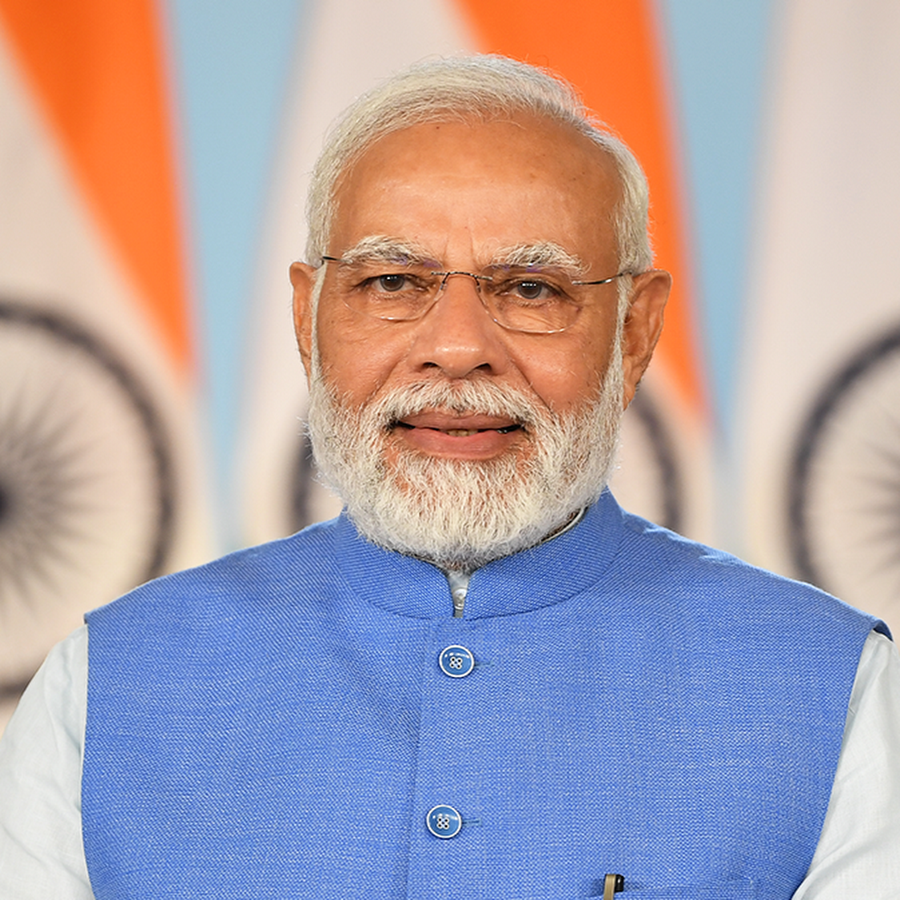
#> input picture image_processing/modi.jpg, 900 x 900 px, found by its file name
$ python EXP11.py
#> lines starting #> are read from the running program, lines starting #| are printed output that depends on the picture; after the words box and inside, x2 and y2 are one past the last pixel; in counts of white or black regions, pixels touching at a corner belong together
import cv2
import numpy as np
import sys

# 1. Load the image and convert to binary
# Using the absolute path to prevent the !ssize.empty() error
img_path = r"C:\IP\24UADS1014-CHANDRAKANT-IMAGE-PROCESSING-2026-main\image_processing\modi.jpg"
img = cv2.imread(img_path, 0)
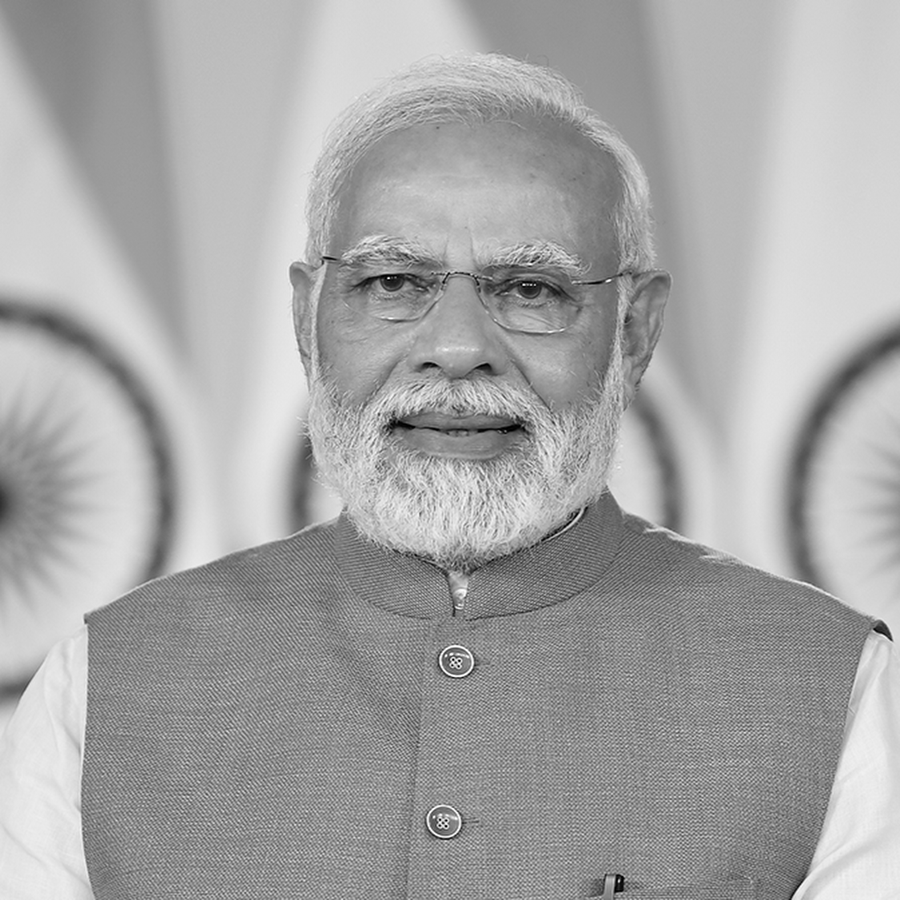
#> img: shape (900, 900); min 0, max 255, mean 166.6

if img is None:
    print(f"Error: Could not load {img_path}")
    sys.exit()

# Convert to Binary (Black & White)
_, binary = cv2.threshold(img, 127, 255, cv2.THRESH_BINARY)
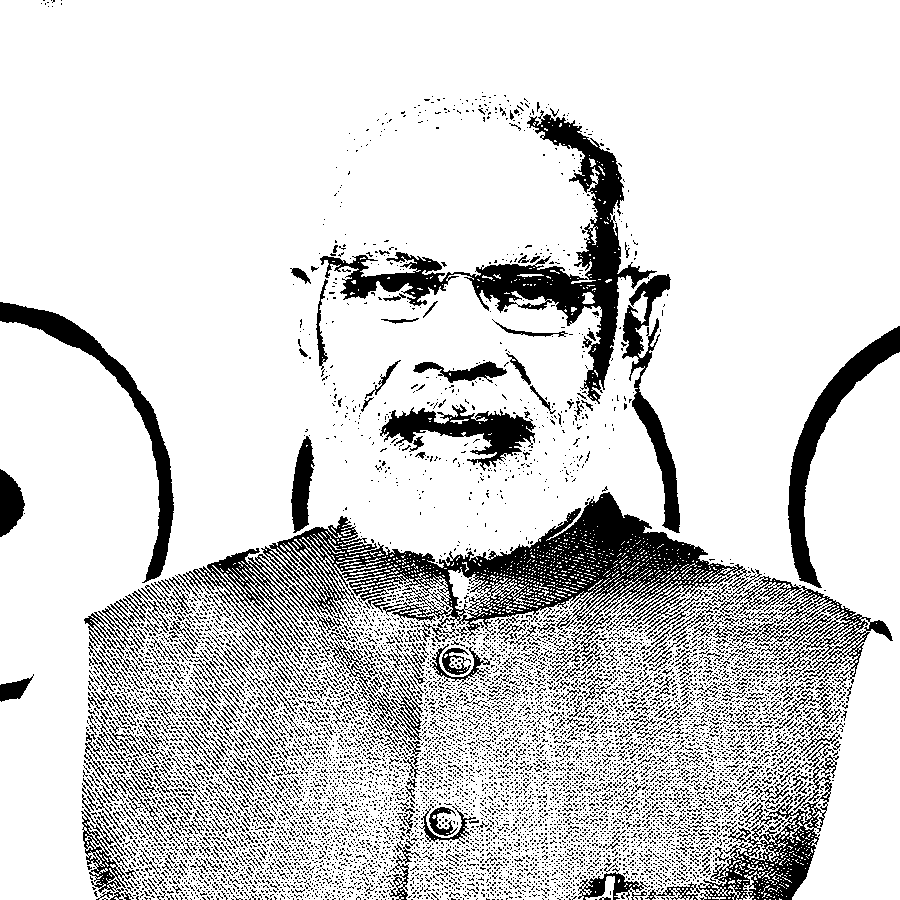
#> binary: shape (900, 900); 83.3% white; 8828 black regions (8281 under 20 px), largest, box (x1, y1, x2, y2) and area: (261, 492, 751, 654) 22117, (320, 110, 657, 404) 14467, (788, 326, 900, 588) 5449

# 2. Artificially add "Noise" and "Gaps" to demonstrate the filters properly
noisy_img = binary.copy()
gappy_img = binary.copy()

# Add Noise (White dots in the dark background)
cv2.circle(noisy_img, (50, 50), 3, 255, -1)
cv2.circle(noisy_img, (100, 50), 4, 255, -1)
cv2.circle(noisy_img, (150, 80), 2, 255, -1)

# Add Gaps (Black holes inside the white foreground)
cv2.circle(gappy_img, (200, 200), 3, 0, -1)
cv2.circle(gappy_img, (250, 250), 4, 0, -1)
cv2.circle(gappy_img, (300, 220), 2, 0, -1)

# 3. Define the structuring element (Kernel)
kernel = np.ones((5, 5), np.uint8)

# 4. Perform Morphological Operations
# i. Dilation & Erosion
erosion = cv2.erode(binary, kernel)
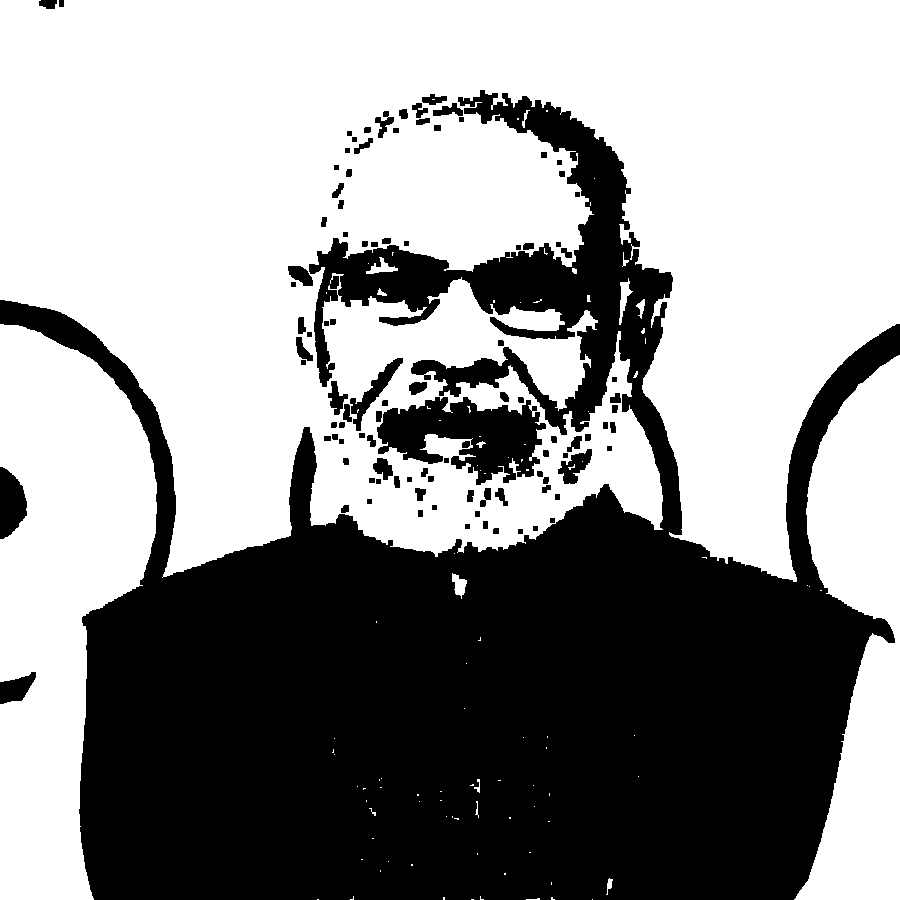
#> erosion: shape (900, 900); 58.2% white; 103 black regions, largest, box (x1, y1, x2, y2) and area: (0, 90, 900, 900) 320068, (377, 397, 546, 485) 8549, (0, 467, 27, 539) 1407
dilation = cv2.dilate(binary, kernel)
#> dilation: shape (900, 900); 97.2% white; 122 black regions (89 under 20 px), largest, box (x1, y1, x2, y2) and area: (790, 329, 900, 583) 3934, (0, 304, 172, 578) 3541, (589, 221, 619, 378) 2079

# ii. Remove noise using opening
opening = cv2.morphologyEx(noisy_img, cv2.MORPH_OPEN, kernel)
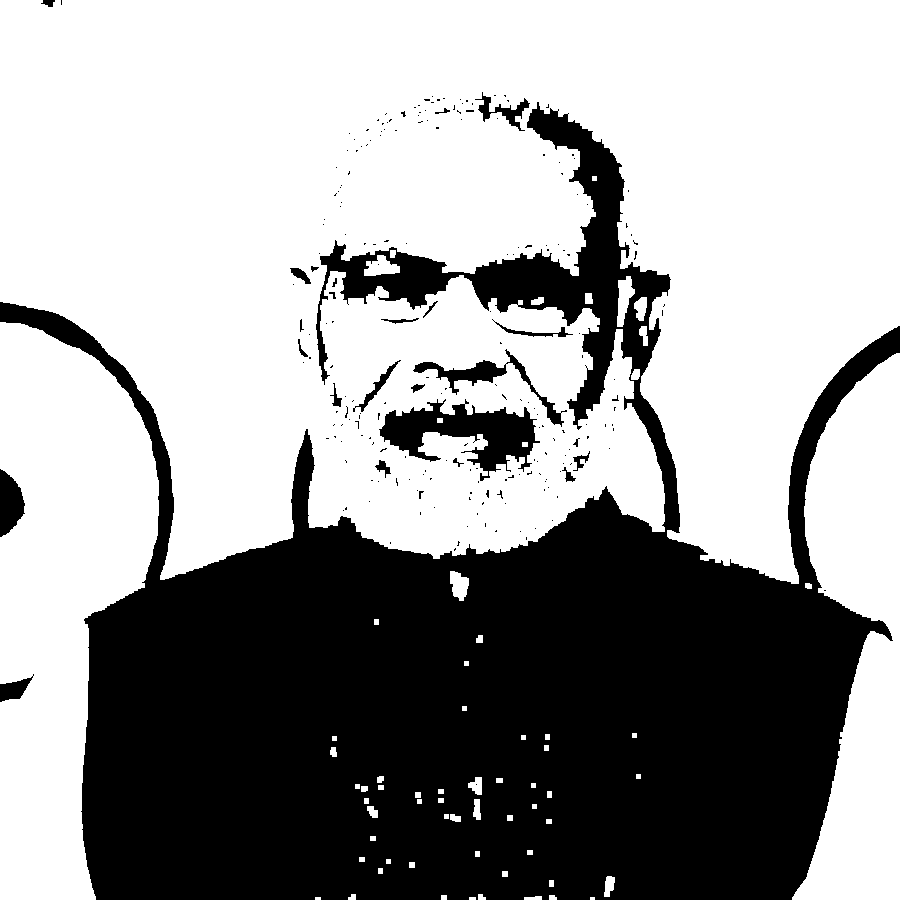
#> opening: shape (900, 900); 62% white; 220 black regions (194 under 20 px), largest, box (x1, y1, x2, y2) and area: (0, 102, 900, 900) 295984, (379, 399, 540, 481) 5790, (413, 349, 567, 427) 1670

# iii. Fill gaps using closing
closing = cv2.morphologyEx(gappy_img, cv2.MORPH_CLOSE, kernel)
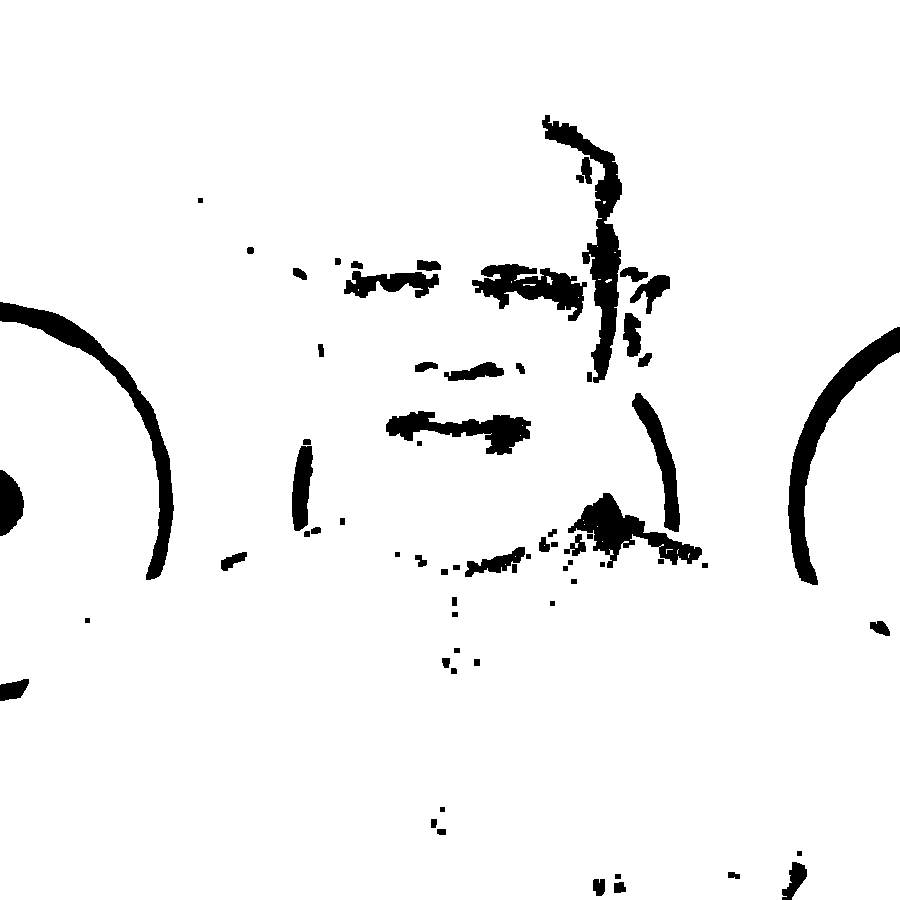
#> closing: shape (900, 900); 95.2% white; 69 black regions, largest, box (x1, y1, x2, y2) and area: (542, 115, 622, 383) 5466, (788, 327, 900, 585) 5412, (0, 302, 174, 580) 5363

# 5. Display the Results
# Dilation & Erosion
cv2.imshow("1. Original Binary", binary)
cv2.imshow("2. Erosion (Shrunk)", erosion)
cv2.imshow("3. Dilation (Expanded)", dilation)

# Noise Removal (Opening)
cv2.imshow("4. Image WITH Noise", noisy_img)
cv2.imshow("5. Noise Removed (OPENING)", opening)

# Gap Filling (Closing)
cv2.imshow("6. Image WITH Gaps", gappy_img)
cv2.imshow("7. Gaps Filled (CLOSING)", closing)

cv2.waitKey(0)
cv2.destroyAllWindows()

$ run again, with image_processing/EXP8.jpg copied over image_processing/modi.jpg
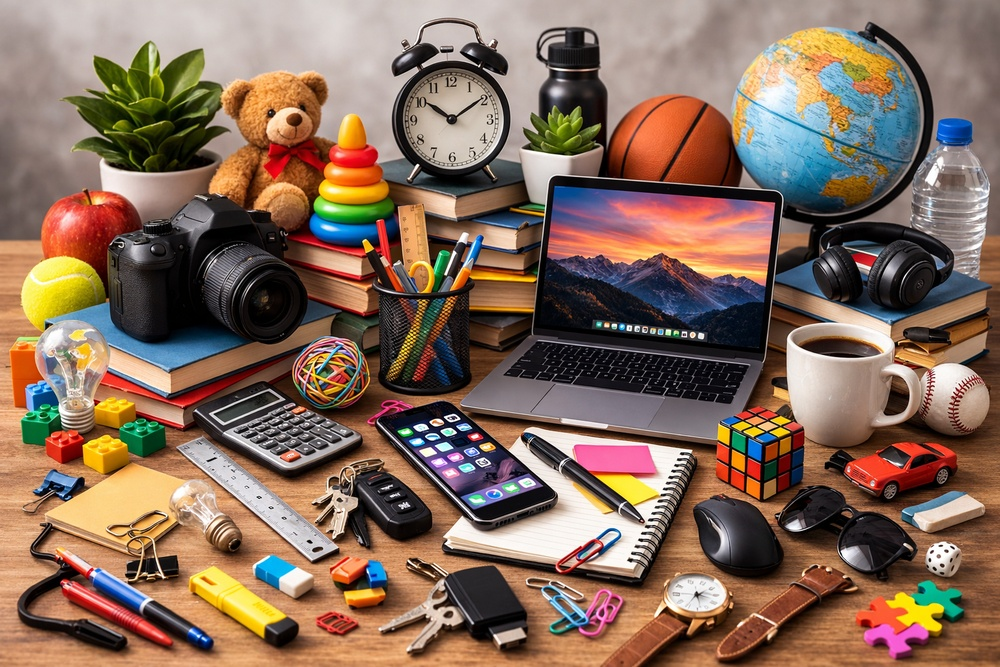
#> input picture image_processing/EXP8.jpg, 1000 x 667 px, shrunk from 1536 x 1024 before the run, found by its file name
#> `_, binary = cv2.threshold(img, 127, 255, cv2.THRESH_BINARY)`:
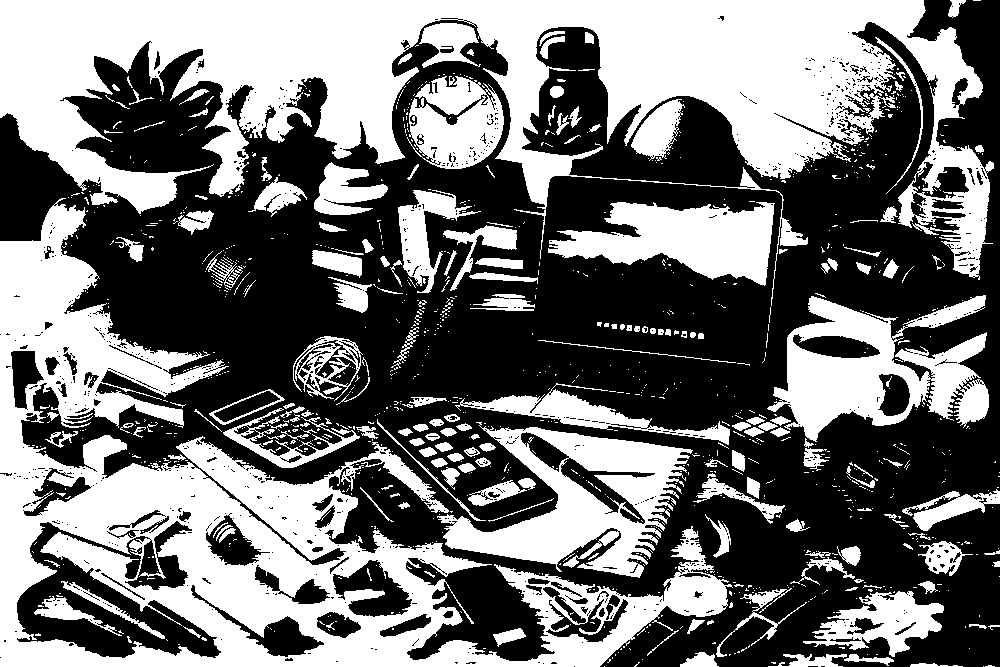
#> binary: shape (667, 1000); 45.1% white; 1140 white regions (941 under 20 px), largest, box (x1, y1, x2, y2) and area: (0, 0, 994, 306) 110478, (0, 198, 733, 667) 90929, (437, 422, 693, 578) 17065
#> noisy_img: shape (667, 1000); 45.1% white; 1140 white regions (941 under 20 px), largest, box (x1, y1, x2, y2) and area: (0, 0, 994, 306) 110485, (0, 198, 733, 667) 90929, (437, 422, 693, 578) 17065
#> erosion: shape (667, 1000); 30.1% white; 279 white regions (161 under 20 px), largest, box (x1, y1, x2, y2) and area: (0, 0, 981, 209) 86424, (0, 466, 725, 667) 37019, (0, 208, 201, 476) 13991
#> dilation: shape (667, 1000); 62.4% white; 223 black regions (137 under 20 px), largest, box (x1, y1, x2, y2) and area: (24, 0, 1000, 667) 181996, (71, 47, 224, 171) 8071, (573, 98, 743, 185) 6556
#> opening: shape (667, 1000); 39.4% white; 152 white regions, largest, box (x1, y1, x2, y2) and area: (0, 0, 983, 211) 97479, (0, 206, 727, 667) 71302, (555, 202, 774, 285) 10707
#> `closing = cv2.morphologyEx(gappy_img, cv2.MORPH_CLOSE, kernel)`:
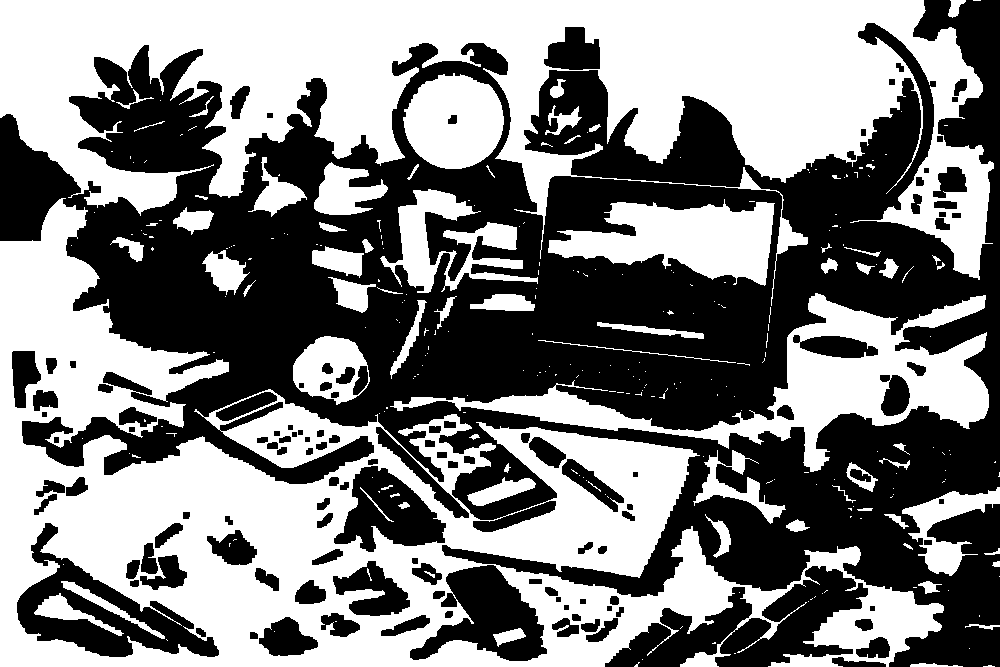
#> closing: shape (667, 1000); 50.2% white; 120 black regions, largest, box (x1, y1, x2, y2) and area: (0, 0, 1000, 667) 271740, (605, 566, 868, 667) 12029, (17, 523, 219, 657) 9072
